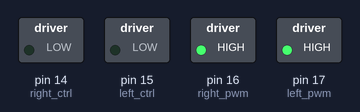
The sketch below on a simulated Arduino Uno, built with avr-gcc and run on an emulated ATmega328P. Shown: switched loads named in the sketch (green lamp = pin HIGH).

Above: at 1.0 s.
At 3.0 s:
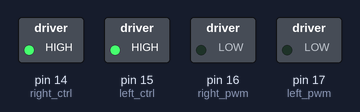
At 5.0 s:
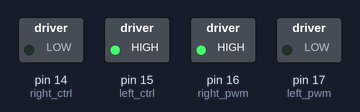
At 7.0 s:
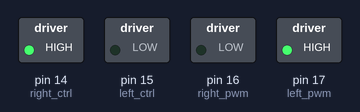
At 9.0 s:
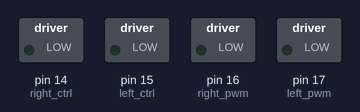
Timing chart, 0 to 13.0 s (numbered marks = the images above):
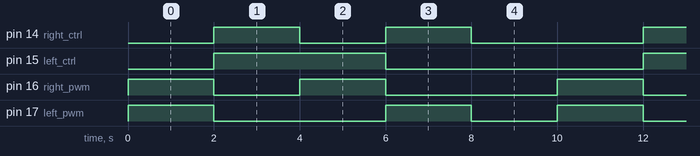

The sketch:

Project_06_Motor_Drive_And_Speed_Regulation.ino
```cpp
//*************************************************************************************
/*
  Project 06 Motor Drive and Speed Control
  Control motor to move forward, backward, turn left, and turn right
*/
const int left_ctrl = 15; // Define left motor direction control pin GPIO15
const int left_pwm = 17;  // Define left motor speed control pin GPIO17
const int right_ctrl = 14; // Define right motor direction control pin GPIO14
const int right_pwm = 16; // Define right motor speed control pin GPIO16

void setup()
{
  pinMode(left_ctrl, OUTPUT); // Set left motor direction control pin as output
  pinMode(left_pwm, OUTPUT);  // Set left motor PWM speed control pin as output
  pinMode(right_ctrl, OUTPUT); // Set right motor direction control pin as output
  pinMode(right_pwm, OUTPUT);  // Set right motor PWM speed control pin as output
}

void loop()
{
  // Forward
  digitalWrite(left_ctrl, LOW);  // Left motor direction control pin low
  analogWrite(left_pwm, 200);    // Left motor PWM speed 200
  digitalWrite(right_ctrl, LOW); // Right motor direction control pin low
  analogWrite(right_pwm, 200);   // Right motor PWM speed 200
  delay(2000);                   // Delay 2 seconds

  // Backward
  digitalWrite(left_ctrl, HIGH); // Left motor direction control pin high
  analogWrite(left_pwm, 50);     // Left motor PWM speed 50
  digitalWrite(right_ctrl, HIGH); // Right motor direction control pin high
  analogWrite(right_pwm, 50);    // Right motor PWM speed 50
  delay(2000);                   // Delay 2 seconds

  // Left
  digitalWrite(left_ctrl, HIGH); // Left motor direction control pin high
  analogWrite(left_pwm, 55);     // Left motor PWM speed 55
  digitalWrite(right_ctrl, LOW); // Right motor direction control pin low
  analogWrite(right_pwm, 200);   // Right motor PWM speed 200
  delay(2000);                   // Delay 2 seconds

  // Right
  digitalWrite(left_ctrl, LOW);  // Left motor direction control pin low
  analogWrite(left_pwm, 200);    // Left motor PWM speed 200
  digitalWrite(right_ctrl, HIGH); // Right motor direction control pin high
  analogWrite(right_pwm, 55);    // Right motor PWM speed 55
  delay(2000);                   // Delay 2 seconds

  // Stop
  digitalWrite(left_ctrl, LOW);  // Left motor direction control pin low
  analogWrite(left_pwm, 0);      // Left motor PWM speed 0
  digitalWrite(right_ctrl, LOW); // Right motor direction control pin low
  analogWrite(right_pwm, 0);     // Right motor PWM speed 0
  delay(2000);                   // Delay 2 seconds
}
//*************************************************************************************
```

Measured:
- by itself, pin 14 (right_ctrl), pin 16 (right_pwm): repeats every 10.0 s: LOW 2.0 s, HIGH 2.0 s, LOW 4.0 s, HIGH 2.0 s
- by itself, pin 15 (left_ctrl): alternates HIGH for 4.0 s and LOW for 6.0 s
- by itself, pin 17 (left_pwm): repeats every 10.0 s: LOW 4.0 s, HIGH 2.0 s, LOW 2.0 s, HIGH 2.0 s
